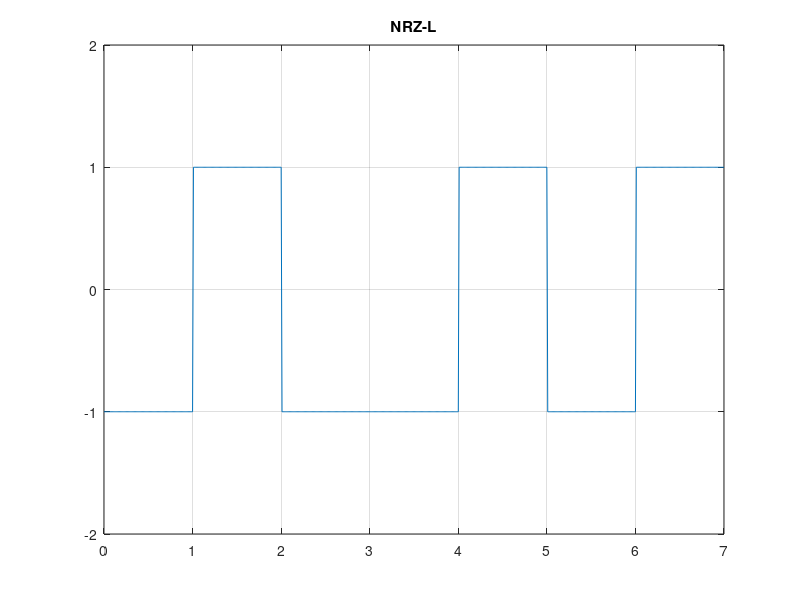

Write the MATLAB code that produced this figure.
clc;
clear;
x=[1 0 1 1 0 1 0];
t=0:0.01:length(x);
i=1;
for j=1:length(t)
    if(t(j)<=i)
        if(x(i)==1)
            y(j)=-1;
        else
            y(j)=1;
        end
    else
        i=i+1;
        if(x(i)==1)
            y(j)=-1;
        else
            y(j)=1;
        end
    end
end
plot(t,y);
axis([0 length(x) -2 2]);
grid on;
title("NRZ-L");
